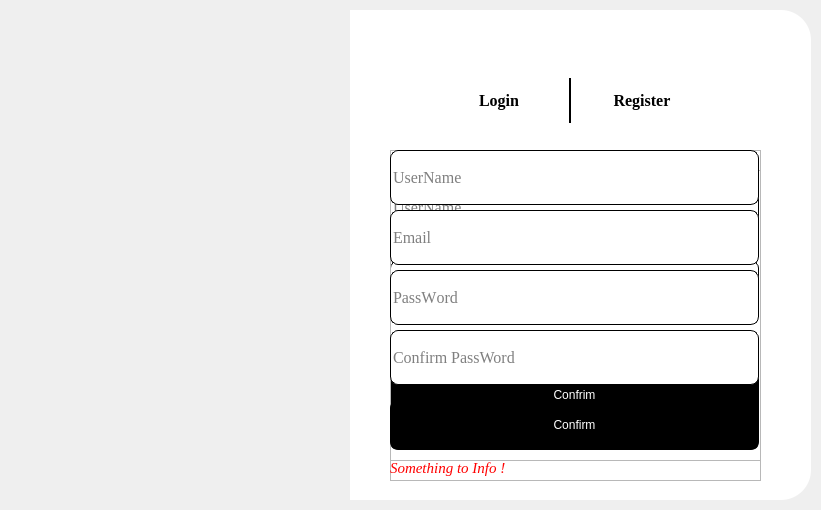
<?xml version="1.0" encoding="UTF-8"?>
<ui version="4.0">
 <class>MainWindow</class>
 <widget class="QMainWindow" name="MainWindow">
  <property name="geometry">
   <rect>
    <x>0</x>
    <y>0</y>
    <width>821</width>
    <height>510</height>
   </rect>
  </property>
  <property name="windowTitle">
   <string>MainWindow</string>
  </property>
  <widget class="QWidget" name="centralwidget">
   <widget class="QLabel" name="login_pic">
    <property name="geometry">
     <rect>
      <x>10</x>
      <y>10</y>
      <width>340</width>
      <height>490</height>
     </rect>
    </property>
    <property name="styleSheet">
     <string notr="true">border-image: url(:/images/resources/images/register.jpg);
border-top-left-radius:30px;
border-bottom-left-radius:30px;</string>
    </property>
    <property name="text">
     <string/>
    </property>
   </widget>
   <widget class="QLabel" name="login_items">
    <property name="geometry">
     <rect>
      <x>350</x>
      <y>10</y>
      <width>461</width>
      <height>490</height>
     </rect>
    </property>
    <property name="styleSheet">
     <string notr="true">background-color: rgb(255, 255, 255);
border-top-right-radius:30px;
border-bottom-right-radius:30px;</string>
    </property>
    <property name="text">
     <string/>
    </property>
   </widget>
   <widget class="QWidget" name="horizontalLayoutWidget">
    <property name="geometry">
     <rect>
      <x>430</x>
      <y>60</y>
      <width>281</width>
      <height>81</height>
     </rect>
    </property>
    <layout class="QHBoxLayout" name="login_or_register">
     <property name="spacing">
      <number>0</number>
     </property>
     <item>
      <widget class="QPushButton" name="login_btn">
       <property name="font">
        <font>
         <family>Times New Roman</family>
         <pointsize>12</pointsize>
         <weight>75</weight>
         <bold>true</bold>
        </font>
       </property>
       <property name="styleSheet">
        <string notr="true">#login_btn{
	border:none;
}

#login_btn:focus{
	color:rgb(186,186,186);
}</string>
       </property>
       <property name="text">
        <string>Login</string>
       </property>
      </widget>
     </item>
     <item>
      <widget class="Line" name="line">
       <property name="maximumSize">
        <size>
         <width>5</width>
         <height>45</height>
        </size>
       </property>
       <property name="font">
        <font>
         <pointsize>11</pointsize>
         <weight>50</weight>
         <bold>false</bold>
        </font>
       </property>
       <property name="frameShadow">
        <enum>QFrame::Plain</enum>
       </property>
       <property name="lineWidth">
        <number>2</number>
       </property>
       <property name="orientation">
        <enum>Qt::Vertical</enum>
       </property>
      </widget>
     </item>
     <item>
      <widget class="QPushButton" name="register_btn">
       <property name="font">
        <font>
         <family>Times New Roman</family>
         <pointsize>12</pointsize>
         <weight>75</weight>
         <bold>true</bold>
        </font>
       </property>
       <property name="styleSheet">
        <string notr="true">#register_btn{
	border:none;
}

#register_btn:focus{
	color:rgb(186,186,186);
}</string>
       </property>
       <property name="text">
        <string>Register</string>
       </property>
      </widget>
     </item>
    </layout>
   </widget>
   <widget class="QPushButton" name="close_btn">
    <property name="geometry">
     <rect>
      <x>770</x>
      <y>20</y>
      <width>20</width>
      <height>20</height>
     </rect>
    </property>
    <property name="styleSheet">
     <string notr="true">border-image: url(:/icons/resources/icons/close.png);
border: none;</string>
    </property>
    <property name="text">
     <string/>
    </property>
    <property name="iconSize">
     <size>
      <width>18</width>
      <height>18</height>
     </size>
    </property>
   </widget>
   <widget class="QFrame" name="login_page">
    <property name="geometry">
     <rect>
      <x>390</x>
      <y>170</y>
      <width>371</width>
      <height>291</height>
     </rect>
    </property>
    <property name="frameShape">
     <enum>QFrame::StyledPanel</enum>
    </property>
    <property name="frameShadow">
     <enum>QFrame::Raised</enum>
    </property>
    <widget class="QLineEdit" name="username_input">
     <property name="enabled">
      <bool>true</bool>
     </property>
     <property name="geometry">
      <rect>
       <x>0</x>
       <y>10</y>
       <width>369</width>
       <height>55</height>
      </rect>
     </property>
     <property name="sizePolicy">
      <sizepolicy hsizetype="Expanding" vsizetype="Minimum">
       <horstretch>0</horstretch>
       <verstretch>0</verstretch>
      </sizepolicy>
     </property>
     <property name="minimumSize">
      <size>
       <width>7</width>
       <height>6</height>
      </size>
     </property>
     <property name="maximumSize">
      <size>
       <width>16777215</width>
       <height>55</height>
      </size>
     </property>
     <property name="font">
      <font>
       <family>Times New Roman</family>
       <pointsize>12</pointsize>
       <kerning>false</kerning>
      </font>
     </property>
     <property name="styleSheet">
      <string notr="true">border:1px solid rgb(0,0,0);
border-radius:8px;</string>
     </property>
     <property name="placeholderText">
      <string>UserName</string>
     </property>
    </widget>
    <widget class="QLineEdit" name="password_input">
     <property name="enabled">
      <bool>true</bool>
     </property>
     <property name="geometry">
      <rect>
       <x>0</x>
       <y>90</y>
       <width>369</width>
       <height>55</height>
      </rect>
     </property>
     <property name="sizePolicy">
      <sizepolicy hsizetype="Expanding" vsizetype="Minimum">
       <horstretch>0</horstretch>
       <verstretch>0</verstretch>
      </sizepolicy>
     </property>
     <property name="minimumSize">
      <size>
       <width>0</width>
       <height>0</height>
      </size>
     </property>
     <property name="maximumSize">
      <size>
       <width>16777215</width>
       <height>55</height>
      </size>
     </property>
     <property name="font">
      <font>
       <family>Times New Roman</family>
       <pointsize>12</pointsize>
       <kerning>false</kerning>
      </font>
     </property>
     <property name="styleSheet">
      <string notr="true">border:1px solid rgb(0,0,0);
border-radius:8px;</string>
     </property>
     <property name="echoMode">
      <enum>QLineEdit::Password</enum>
     </property>
     <property name="placeholderText">
      <string>PassWord</string>
     </property>
    </widget>
    <widget class="QCheckBox" name="remember_box">
     <property name="geometry">
      <rect>
       <x>0</x>
       <y>160</y>
       <width>369</width>
       <height>30</height>
      </rect>
     </property>
     <property name="minimumSize">
      <size>
       <width>0</width>
       <height>30</height>
      </size>
     </property>
     <property name="text">
      <string>remember</string>
     </property>
     <property name="iconSize">
      <size>
       <width>16</width>
       <height>16</height>
      </size>
     </property>
    </widget>
    <widget class="QPushButton" name="login_confirm_btn">
     <property name="geometry">
      <rect>
       <x>0</x>
       <y>200</y>
       <width>369</width>
       <height>50</height>
      </rect>
     </property>
     <property name="minimumSize">
      <size>
       <width>0</width>
       <height>50</height>
      </size>
     </property>
     <property name="styleSheet">
      <string notr="true">#login_confirm_btn{
	background-color:rgb(0,0,0);
	color:rgb(255,255,255);
	border:3px solid rgb(0,0,0);
	border-radius:8px;
}

#login_confirm_btn:hover{
	background-color:rgb(255,255,255);
	color:rgb(0,0,0);
}
#login_confirm_btn:pressed{
	padding-top: 5px;
	padding-left:5px;
}
</string>
     </property>
     <property name="text">
      <string>Confrim</string>
     </property>
    </widget>
    <widget class="QLabel" name="login_info">
     <property name="geometry">
      <rect>
       <x>0</x>
       <y>260</y>
       <width>371</width>
       <height>16</height>
      </rect>
     </property>
     <property name="font">
      <font>
       <family>Times New Roman</family>
       <pointsize>11</pointsize>
       <italic>true</italic>
      </font>
     </property>
     <property name="styleSheet">
      <string notr="true">color: rgb(255, 0, 0);</string>
     </property>
     <property name="text">
      <string>Something to Info !</string>
     </property>
    </widget>
   </widget>
   <widget class="QFrame" name="register_page">
    <property name="geometry">
     <rect>
      <x>390</x>
      <y>150</y>
      <width>371</width>
      <height>331</height>
     </rect>
    </property>
    <property name="frameShape">
     <enum>QFrame::StyledPanel</enum>
    </property>
    <property name="frameShadow">
     <enum>QFrame::Raised</enum>
    </property>
    <widget class="QPushButton" name="register_confirm_btn">
     <property name="geometry">
      <rect>
       <x>0</x>
       <y>250</y>
       <width>369</width>
       <height>50</height>
      </rect>
     </property>
     <property name="minimumSize">
      <size>
       <width>0</width>
       <height>50</height>
      </size>
     </property>
     <property name="maximumSize">
      <size>
       <width>16777215</width>
       <height>16777215</height>
      </size>
     </property>
     <property name="styleSheet">
      <string notr="true">#register_confirm_btn{
	background-color:rgb(0,0,0);
	color:rgb(255,255,255);
	border:3px solid rgb(0,0,0);
	border-radius:8px;
}

#register_confirm_btn:hover{
	background-color:rgb(255,255,255);
	color:rgb(0,0,0);
}
#register_confirm_btn:pressed{
	padding-top: 5px;
	padding-left:5px;
}
</string>
     </property>
     <property name="text">
      <string>Confirm</string>
     </property>
    </widget>
    <widget class="QLineEdit" name="register_pwd_input_confirm">
     <property name="enabled">
      <bool>true</bool>
     </property>
     <property name="geometry">
      <rect>
       <x>0</x>
       <y>180</y>
       <width>369</width>
       <height>55</height>
      </rect>
     </property>
     <property name="sizePolicy">
      <sizepolicy hsizetype="Expanding" vsizetype="Minimum">
       <horstretch>0</horstretch>
       <verstretch>0</verstretch>
      </sizepolicy>
     </property>
     <property name="minimumSize">
      <size>
       <width>0</width>
       <height>8</height>
      </size>
     </property>
     <property name="maximumSize">
      <size>
       <width>16777215</width>
       <height>55</height>
      </size>
     </property>
     <property name="font">
      <font>
       <family>Times New Roman</family>
       <pointsize>12</pointsize>
       <kerning>true</kerning>
      </font>
     </property>
     <property name="styleSheet">
      <string notr="true">border:1px solid rgb(0,0,0);
border-radius:8px;</string>
     </property>
     <property name="placeholderText">
      <string>Confirm PassWord</string>
     </property>
    </widget>
    <widget class="QLineEdit" name="register_pwd_input">
     <property name="enabled">
      <bool>true</bool>
     </property>
     <property name="geometry">
      <rect>
       <x>0</x>
       <y>120</y>
       <width>369</width>
       <height>55</height>
      </rect>
     </property>
     <property name="sizePolicy">
      <sizepolicy hsizetype="Expanding" vsizetype="Minimum">
       <horstretch>0</horstretch>
       <verstretch>0</verstretch>
      </sizepolicy>
     </property>
     <property name="minimumSize">
      <size>
       <width>0</width>
       <height>0</height>
      </size>
     </property>
     <property name="maximumSize">
      <size>
       <width>16777215</width>
       <height>55</height>
      </size>
     </property>
     <property name="font">
      <font>
       <family>Times New Roman</family>
       <pointsize>12</pointsize>
       <kerning>false</kerning>
      </font>
     </property>
     <property name="styleSheet">
      <string notr="true">border:1px solid rgb(0,0,0);
border-radius:8px;</string>
     </property>
     <property name="placeholderText">
      <string>PassWord</string>
     </property>
    </widget>
    <widget class="QLineEdit" name="register_username_input">
     <property name="enabled">
      <bool>true</bool>
     </property>
     <property name="geometry">
      <rect>
       <x>0</x>
       <y>0</y>
       <width>369</width>
       <height>55</height>
      </rect>
     </property>
     <property name="sizePolicy">
      <sizepolicy hsizetype="Expanding" vsizetype="Minimum">
       <horstretch>0</horstretch>
       <verstretch>5</verstretch>
      </sizepolicy>
     </property>
     <property name="minimumSize">
      <size>
       <width>0</width>
       <height>0</height>
      </size>
     </property>
     <property name="maximumSize">
      <size>
       <width>16777215</width>
       <height>55</height>
      </size>
     </property>
     <property name="font">
      <font>
       <family>Times New Roman</family>
       <pointsize>12</pointsize>
       <kerning>false</kerning>
      </font>
     </property>
     <property name="styleSheet">
      <string notr="true">border:1px solid rgb(0,0,0);
border-radius:8px;</string>
     </property>
     <property name="placeholderText">
      <string>UserName</string>
     </property>
    </widget>
    <widget class="QLineEdit" name="register_email_input">
     <property name="enabled">
      <bool>true</bool>
     </property>
     <property name="geometry">
      <rect>
       <x>0</x>
       <y>60</y>
       <width>369</width>
       <height>55</height>
      </rect>
     </property>
     <property name="sizePolicy">
      <sizepolicy hsizetype="Expanding" vsizetype="Minimum">
       <horstretch>0</horstretch>
       <verstretch>0</verstretch>
      </sizepolicy>
     </property>
     <property name="minimumSize">
      <size>
       <width>0</width>
       <height>8</height>
      </size>
     </property>
     <property name="maximumSize">
      <size>
       <width>16777215</width>
       <height>55</height>
      </size>
     </property>
     <property name="font">
      <font>
       <family>Times New Roman</family>
       <pointsize>12</pointsize>
       <kerning>true</kerning>
      </font>
     </property>
     <property name="styleSheet">
      <string notr="true">border:1px solid rgb(0,0,0);
border-radius:8px;</string>
     </property>
     <property name="placeholderText">
      <string>Email</string>
     </property>
    </widget>
    <widget class="QLabel" name="register_info">
     <property name="geometry">
      <rect>
       <x>0</x>
       <y>310</y>
       <width>371</width>
       <height>16</height>
      </rect>
     </property>
     <property name="font">
      <font>
       <family>Times New Roman</family>
       <pointsize>11</pointsize>
       <italic>true</italic>
      </font>
     </property>
     <property name="styleSheet">
      <string notr="true">color: rgb(255, 0, 0);</string>
     </property>
     <property name="text">
      <string>Something to Info !</string>
     </property>
    </widget>
   </widget>
   <zorder>login_items</zorder>
   <zorder>login_pic</zorder>
   <zorder>horizontalLayoutWidget</zorder>
   <zorder>close_btn</zorder>
   <zorder>login_page</zorder>
   <zorder>register_page</zorder>
  </widget>
 </widget>
 <resources>
  <include location="../resources.qrc"/>
 </resources>
 <connections>
  <connection>
   <sender>close_btn</sender>
   <signal>clicked()</signal>
   <receiver>MainWindow</receiver>
   <slot>close()</slot>
   <hints>
    <hint type="sourcelabel">
     <x>855</x>
     <y>141</y>
    </hint>
    <hint type="destinationlabel">
     <x>934</x>
     <y>114</y>
    </hint>
   </hints>
  </connection>
 </connections>
</ui>
